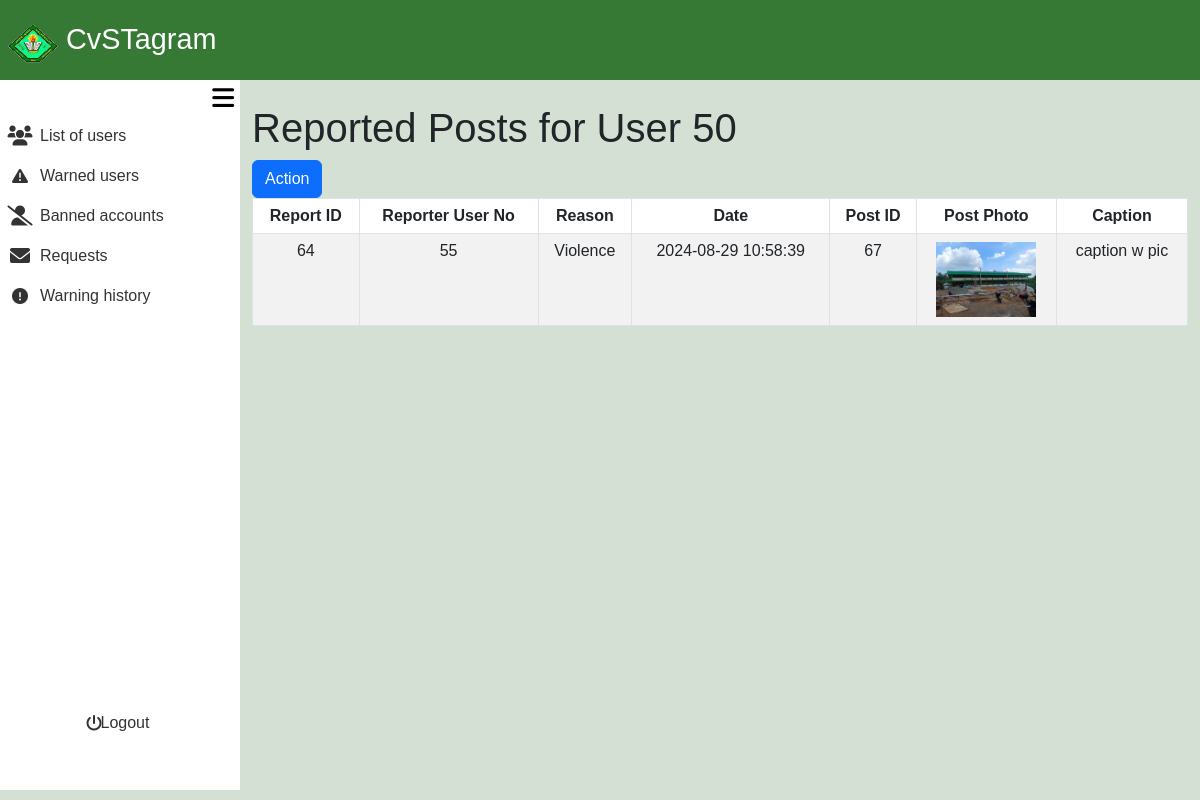
Page /admin_area/review_post.php?user_no=50 (signed in) on the committed database.
### tables this page shows
CREATE TABLE `post_reports` (
  `report_id` int(11) NOT NULL,
  `post_id` int(11) NOT NULL,
  `user_no` int(11) NOT NULL,
  `reporter_user_no` int(11) NOT NULL,
  `report_reason` varchar(100) NOT NULL,
  `report_date` timestamp NOT NULL DEFAULT current_timestamp()
);

CREATE TABLE `posts` (
  `post_id` int(11) NOT NULL,
  `user_no` int(11) DEFAULT NULL,
  `relation` varchar(10) DEFAULT NULL,
  `services` varchar(10) DEFAULT NULL,
  `caption` text DEFAULT NULL,
  `postphoto` varchar(255) DEFAULT NULL,
  `timestamp` timestamp NOT NULL DEFAULT current_timestamp()
);

### admin_area/review_post.php (the view, shortened to what this page needs)
<?php
require_once '../include/connect.php';
require_once '../include/bootsrap.php';
?>
<!DOCTYPE html>
<html lang="en">
<head>
    <link rel="stylesheet" href="admin_dashbaord.css?v=<?php echo time(); ?>">
</head>
<body>
<div class="container-fluid screen">
    <div class="container-fluid nav">
        <nav class="navbar">
            <div class="container-fluid navtexticon">
                <a class="navbar-brand px-2" href="#">
                <img src="../images/Cavite_State_University_(CvSU).png" alt="Logo" width="50" height="40" class="d-inline-block align-text-top">
                CvSTagram
                </a>
            </div>
        </nav>
    </div>
    <div class="container-fluid contbody">
    <div class="container-fluid sidenav">
    <div class="container-fluid menubutton">
        <button onclick="toggleSidenav()">
            <i class="fa-solid fa-bars"></i>
        </button>
    </div>
    <div class="container-fluid featurescont">
    <div class="container-fluid buttonlinkside">
                <div class="row">
                        <div class="col">
                            <ul>
                                <li>
                                    <a href="list_of_users.php">
                                        <div class="container-fluid listofusers">
                                            <div class="container-fluid listusericon">
                                                 <i class="fa-solid fa-users fa-lg"></i>
                                            </div>
                                            <div class="container-fluid listofusersname">
                                                List of users
                                            </div>
                                        </div>
                                    </a>
                                </li>
                            </ul>
                        </div>
                    </div>
                    <div class="row">
                        <div class="col">
                            <ul>
                                <li>
                                    <a href="active_warn.php">
                                        <div class="container-fluid listofusers">
                                            <div class="container-fluid listusericon">
                                            <i class="fa-solid fa-triangle-exclamation"></i>
                                            </div>
                                            <div class="container-fluid listofusersname">
                                                Warned users
                                            </div>
                                        </div>
                                    </a>
                                </li>
                            </ul>
                        </div>
                    </div>
                    <div class="row">
                        <div class="col">
                            <ul>
                                <li>
                                    <a href="banned_user.php">
                                        <div class="container-fluid Bannedaccounts">
                                            <div class="container-fluid Bannedaccountsicon">
                                            <i class="fa-solid fa-user-slash fa-lg"></i>
                                            </div>
                                            <div class="container-fluid Bannedaccountsname">
                                                Banned accounts
                                            </div>
                                        </div>
                                    </a>
                                </li>
                            </ul>
                        </div>
                    </div>
                        <div class="row">
                            <div class="col">
                                <ul>
                                    <li>
                                        <a href="request.php">
                                            <div class="container-fluid Deletedaccounts">
                                                <div class="container-fluid Deletedaccountsicon">
                                                <i class="fa-solid fa-envelope fa-lg"></i>
                                                </div>
                                                <div class="container-fluid Deletedaccountsname">
                                                        Requests
                                                </div>
                                            </div>
                                        </a>
                                    </li>
                                </ul>
                            </div>
                        </div>
                        <div class="row">
                        <div class="col">
                            <ul>
                                <li>
                                    <a href="warned_user.php">
                                        <div class="container-fluid listofusers">
                                            <div class="container-fluid listusericon">
                                            <i class="fa-solid fa-circle-exclamation"></i>
                                            </div>
                                            <div class="container-fluid listofusersname">
                                                Warning history
                                            </div>
                                        </div>
                                    </a>
                                </li>
                            </ul>
                        </div>
                    </div>
                    </div>
        <div class="container-fluid logoutcont">
            <div class="row">
                <div class="col">
                    <ul>
                        <li>
                            <a href="admin_logout.php">
                                <div class="container-fluid Deletedaccounts" style="border-radius: 10px;">
                                    <div class="container-fluid Deletedaccountsicon">
                                        <i class="fa-solid fa-power-off"></i>
                                    </div>
                                    <div class="container-fluid Deletedaccountsname">
                                        Logout
                                    </div>
                                </div>
                            </a>
                        </li>
                    </ul>
                </div>
            </div>
        </div>
    </div>
</div>
        </div>
        <div class="container-fluid content">
        <?php
$user_no = isset($_GET['user_no']) ? intval($_GET['user_no']) : 0;
$query = "SELECT
    pr.report_id,
    pr.reporter_user_no,
    pr.report_reason,
    pr.report_date,
    p.post_id,
    ur.user_no,
    ur.fname,
    ur.lname,
    p.postphoto,
    p.caption
FROM
    post_reports pr
JOIN
    posts p ON pr.post_id = p.post_id
JOIN
    user_registration ur ON pr.user_no = ur.user_no
WHERE
    ur.user_no = ?";
$stmt = $con->prepare($query);
$stmt->bind_param('i', $user_no);
$stmt->execute();
$reports = $stmt->get_result();
?>
    <div class="container mt-4">
        <h1>Reported Posts for User <?php echo htmlspecialchars($user_no); ?></h1>
        <a href="admin_action.php?user_no=<?php echo htmlspecialchars($user_no); ?>"><button class="btn btn-primary">Action</button></a>
        <table class="table table-bordered table-striped">
            <thead>
                <tr>
                    <th scope="col">Report ID</th>
                    <th scope="col">Reporter User No</th>
                    <th scope="col">Reason</th>
                    <th scope="col">Date</th>
                    <th scope="col">Post ID</th>
                    <th scope="col">Post Photo</th>
                    <th scope="col">Caption</th>
                </tr>
            </thead>
            <tbody>
                <?php while ($report = $reports->fetch_assoc()): ?>
                    <tr>
                        <td><?php echo htmlspecialchars($report['report_id']); ?></td>
                        <td><?php echo htmlspecialchars($report['reporter_user_no']); ?></td>
                        <td><?php echo htmlspecialchars($report['report_reason']); ?></td>
                        <td><?php echo htmlspecialchars($report['report_date']); ?></td>
                        <td><?php echo htmlspecialchars($report['post_id']); ?></td>
                        <td>
                            <?php if ($report['postphoto']): ?>
                                <img src="../include/posts_images/<?php echo htmlspecialchars($report['postphoto']); ?>" alt="Post Photo" width="100">
                            <?php else: ?>
                                No Photo
                            <?php endif; ?>
                        </td>
                        <td><?php echo htmlspecialchars($report['caption']); ?></td>
                    </tr>
                <?php endwhile; ?>
            </tbody>
        </table>
    </div>
        </div>
    </div>
</body>
</html>

### admin_area/admin_dashbaord.css (style rules this page uses)
body { font-family: Arial, Helvetica, sans-serif; padding: 0; margin: 0; background-color: #D3E0D3; }
ul, li, a { text-decoration: none; list-style-type: none; color: inherit; padding: 0; }
.container-fluid { padding: 0; }
.screen { height: 100vh; width: 100%; display: flex; flex-direction: column; }
.nav { height: 10vh; width: 100%; padding: 0; background-color: #367934; }
.contbody { display: flex; flex: 1; }
.sidenav { position: fixed; top: 10vh; left: 0; height: calc(90vh - 10px); width: 20%; transition: width 0.3s; background-color: #fff; z-index: 1000; }
.navtexticon a { color: #fff; font-size: 1.8rem; }
.menubutton { height: 5%; width: 100%; display: flex; align-items: center; justify-content: flex-end; }
.menubutton button { border: none; background-color: transparent; font-size: 25px; }
.content { margin-left: 20%; width: 80%; transition: width 0.3s, margin-left 0.3s; min-height: 90%; height: auto; }
.featurescont { height: 90%; }
.buttonlinkside { height: 90%; }
.logoutcont { width: 100%; height: 10%; display: flex; align-items: center; justify-content: center; }
.Deletedaccountsname, .Bannedaccountsname, .listofusersname { height: 100%; width: 100%; display: flex; align-items: center; justify-content: flex-start; }
.Deletedaccounts, .Bannedaccounts, .listofusers { transition: background-color 0.3s ease; border-radius: 0 10px 10px 0; flex: 0 0 auto; padding: 0; height: 100%; display: flex; align-items: center; justify-content: flex-start; flex-direction: row; }
.Deletedaccountsicon, .Bannedaccountsicon, .listusericon { width: 20%; height: 100%; display: flex; align-items: center; justify-content: center; }
.Deletedaccounts, .Bannedaccounts, .listofusers { color: #333; }
.table th, .table td { text-align: center; }

### rows in the picture
post_reports: report_id "64", reporter_user_no "55", report_reason "Violence", report_date "2024-08-29 10:58:39", post.post_id "67", post.postphoto (picture), post.caption "caption w pic"

### other values in the picture
$user_no "50"
